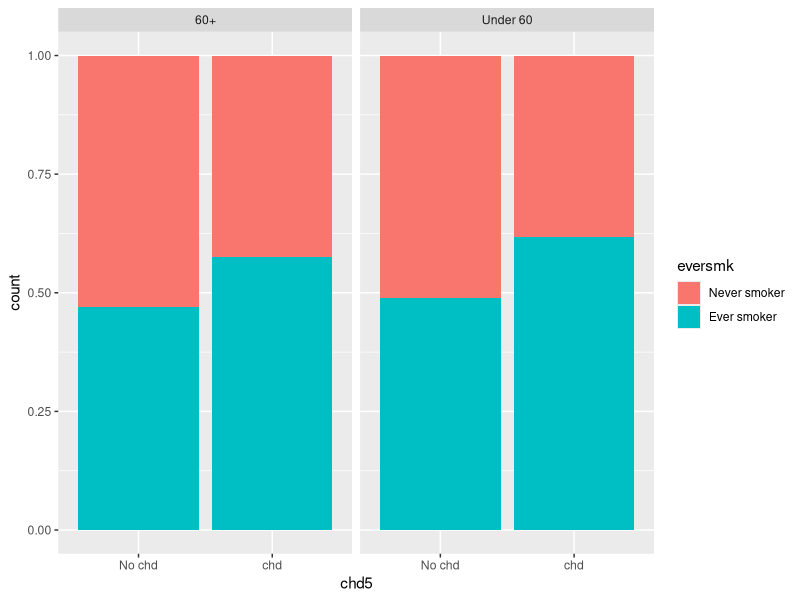
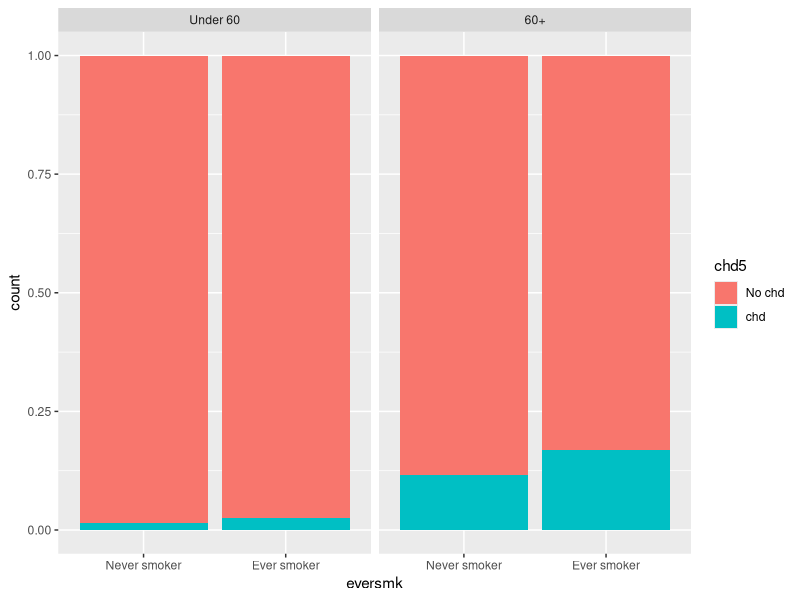
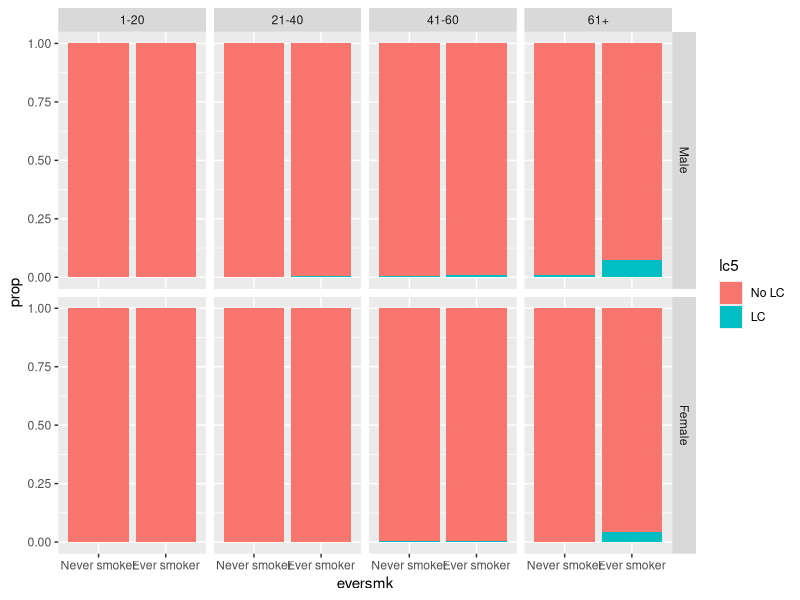
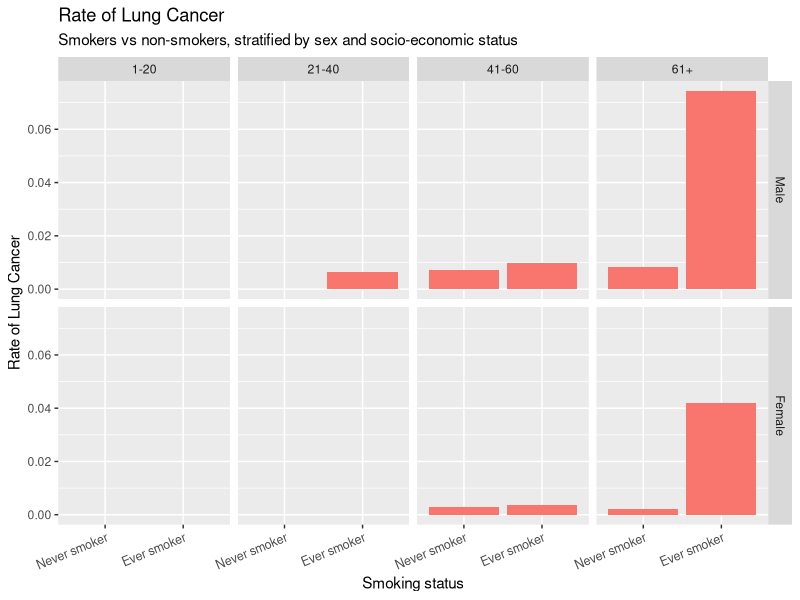
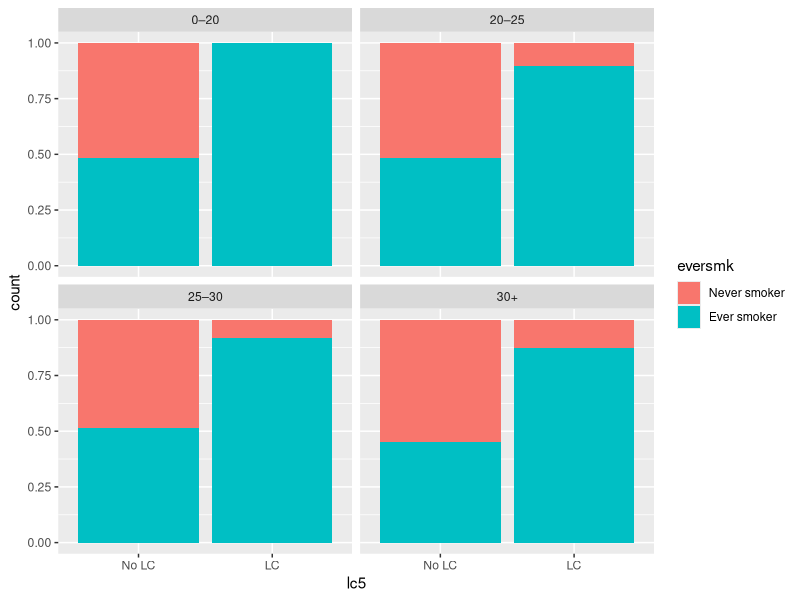
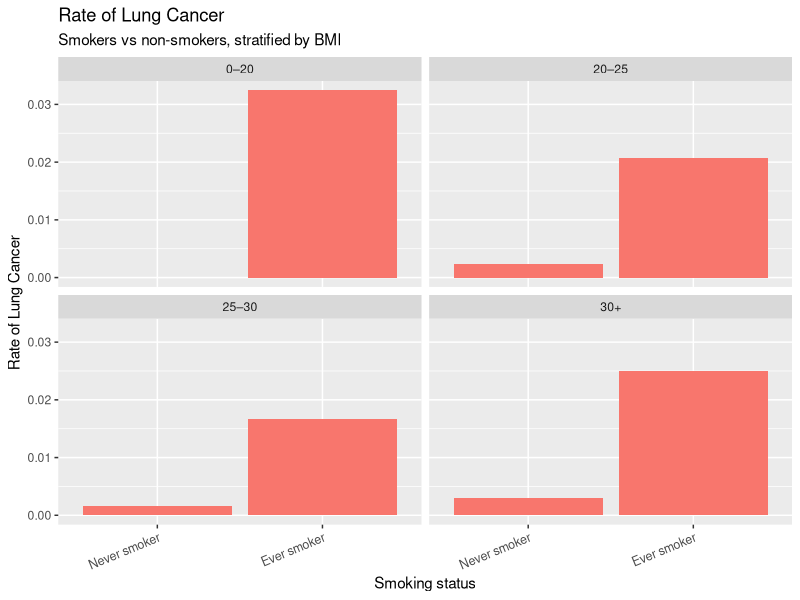
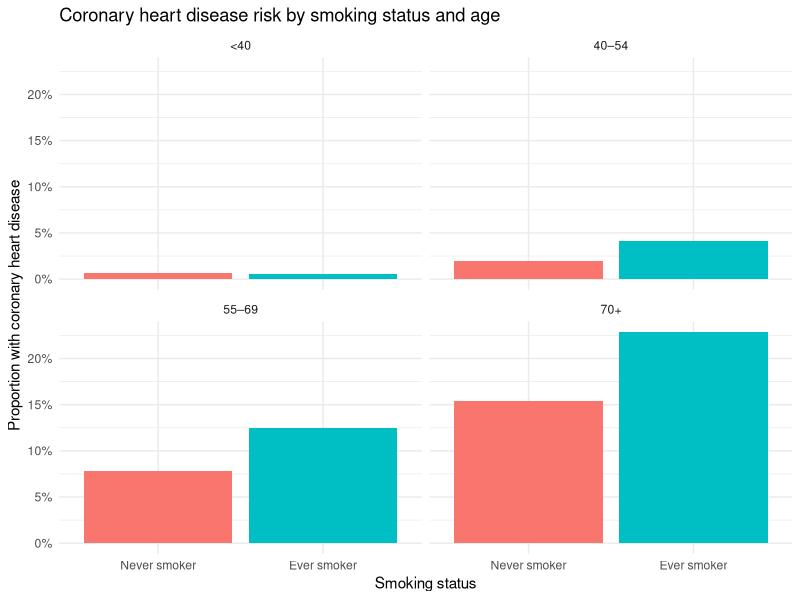
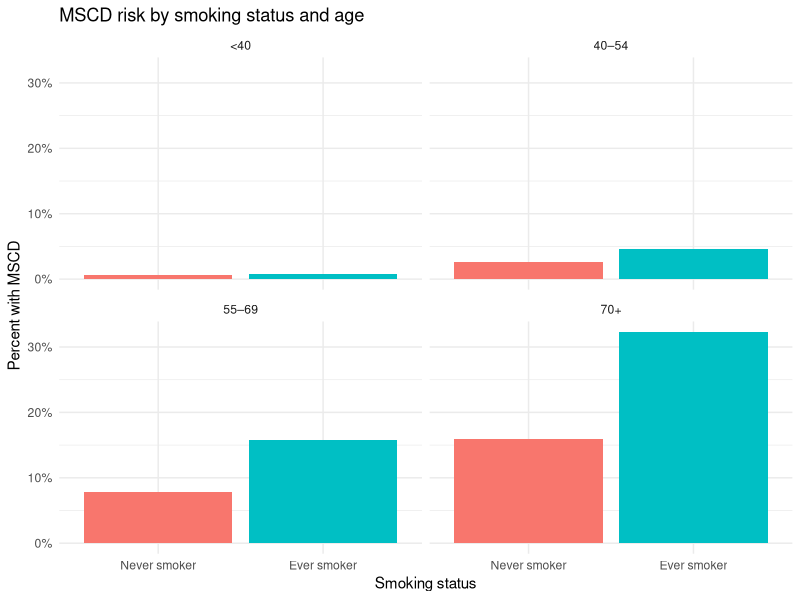

R code for these plots, in order:
## ---- chunk 1
knitr::opts_chunk$set(echo = TRUE, message = FALSE)
## ---- chunk 2
library(tidyverse)  # core group of tidyverse packages
library(kableExtra)  # to make nice tables
## ---- chunk 3
nmes_data <- read_csv("module_1/nmesUNPROC.csv")

### Recode eversmk into Never smoker and Ever smoker and recode chd5 into No chd and chd
nmes_data <- nmes_data %>%
  mutate(eversmk = factor(eversmk, levels = c("0", "1"), labels = c("Never smoker", "Ever smoker")),
chd5 = factor(chd5,levels = c("0", "1"), labels = c("No chd", "chd")),
### Create new column to split individuals in age groups
    age_group = ifelse(age < 60, "Under 60", "60+")
         )

ggplot(data=nmes_data) + geom_bar(mapping = aes(x=chd5, fill=eversmk), position="fill") + facet_wrap(~age_group)

## ---- chunk 4
nmes_data <- read_csv("module_1/nmesUNPROC.csv")

### Recode eversmk into Never smoker and Ever smoker and recode chd5 into No chd and chd
nmes_data <- nmes_data %>%
  mutate(
    eversmk = factor(
      eversmk,
      levels = c("0", "1"),
      labels = c("Never smoker", "Ever smoker")
    ),
    chd5 = factor(
      chd5,
      levels = c("0", "1"),
      labels = c("No chd", "chd")
    ),
    ### Create new column to split individuals in age groups
    age_group = factor(
      ifelse(age < 60, "Under 60", "60+"), 
      levels = c("Under 60", "60+"))
  )

ggplot(data = nmes_data) + 
  geom_bar(mapping = aes(x = eversmk, fill = chd5),
                                    position = "fill") + 
  facet_wrap( ~ age_group)

## ---- chunk 5
nmes_data <- read_csv("module_1/nmesUNPROC.csv")

nmes_data <- nmes_data %>%
  mutate(eversmk = factor(eversmk, 
                          levels = c("0", "1"), 
                          labels = c("Never smoker", "Ever smoker")),
         lc5 = factor(lc5, 
                      levels = c("0", "1"), 
                      labels = c("No LC", "LC")),
         
         female = factor(female, 
                         levels = c("0", "1"), 
                         labels = c("Male", "Female")),
         
         age = cut (age, 
                    breaks = c(0, 20, 40, 60, Inf), 
                    labels = c("1-20", "21-40", "41-60", "61+"))

         )


my_table <- nmes_data %>%
  count(age, female, lc5, eversmk) %>%
  group_by(age, female, eversmk) %>%
  mutate(prop = n/sum(n))

my_table

ggplot(data = my_table) + 
  geom_bar(aes(x = eversmk, y = prop, fill = lc5), stat = "identity", position = "stack") +
  facet_grid(female ~ age)

## ---- chunk 6

my_table <- nmes_data %>%
  count(age, female, lc5, eversmk, .drop = FALSE) %>%
  group_by(age, female, eversmk) %>%
  mutate(prop = n/sum(n))


my_table %>%
  filter(lc5 == "LC") %>%
  ggplot() + 
  geom_bar(aes(x = eversmk, y = prop, fill = lc5), stat = "identity", position = "stack") +
  facet_grid(female ~ age) +   
  labs(
    title = "Rate of Lung Cancer",
    subtitle = "Smokers vs non-smokers, stratified by sex and socio-economic status",
    x = "Smoking status",
    y = "Rate of Lung Cancer") +
  guides(fill="none") +
  theme(axis.text.x = element_text(angle = 22.5,
                                   hjust = 1,
                                   size = 9))


## ---- chunk 7
nmes_data <- read_csv("module_1/nmesUNPROC.csv")

nmes_data <- nmes_data %>%
  filter(bmi > 0) %>%
  mutate(
    eversmk = factor(eversmk, levels = c(0, 1), labels = c("Never smoker", "Ever smoker")),
    lc5     = factor(lc5,     levels = c(0, 1), labels = c("No LC", "LC")),
    bmi_cat = case_when(
      bmi < 20                ~ "0–20",
      bmi >= 20 & bmi < 25    ~ "20–25",
      bmi >= 25 & bmi < 30    ~ "25–30",
      bmi >= 30               ~ "30+",
    ),
    bmi_cat = factor(bmi_cat, levels = c("0–20", "20–25", "25–30", "30+"))
  ) %>%
  filter(!is.na(bmi_cat))

ggplot(nmes_data) +
  geom_bar(aes(x = lc5, fill = eversmk), position = "fill") +
  facet_wrap(~ bmi_cat) 

## ---- chunk 8
my_table <- nmes_data %>%
  count(bmi_cat, eversmk, lc5, .drop = FALSE) %>%
  group_by(bmi_cat, eversmk) %>%
  mutate(prop = n/sum(n))


my_table %>%
  filter(lc5 == "LC") %>%
  ggplot() + 
  geom_bar(aes(x = eversmk, y = prop, fill = lc5), stat = "identity", position = "stack") +
  facet_wrap(~bmi_cat) +   
  labs(
    title = "Rate of Lung Cancer",
    subtitle = "Smokers vs non-smokers, stratified by BMI",
    x = "Smoking status",
    y = "Rate of Lung Cancer") +
  guides(fill="none") +
  theme(axis.text.x = element_text(angle = 22.5,
                                   hjust = 1,
                                   size = 9))



## ---- chunk 9
nmes_data <- read_csv("module_1/nmesUNPROC.csv")

nmes_data <- nmes_data %>%
  mutate(
    smoker = factor(
      if_else(eversmk == 1, "Ever smoker", "Never smoker"),
      levels = c("Never smoker", "Ever smoker")
    ),
    chd = chd5
  )

### Create age groups to compare smokers and non-smokers of similar age

nmes_data <- nmes_data %>%
  mutate(
    age_group = cut(
      age,
      breaks = c(0, 40, 55, 70, Inf),
      labels = c("<40", "40–54", "55–69", "70+")
    )
  )

plot_data <- nmes_data %>%
  group_by(age_group, smoker) %>%
  summarize(
    disease_risk = mean(chd, na.rm = TRUE),
    .groups = "drop" #ungroup the data after summarizing
  )

### Plot coronary heart disease risk by smoking status, stratified by age

ggplot(plot_data, aes(x = smoker, y = disease_risk, fill = smoker)) +
  geom_col(position = "dodge") +
  facet_wrap(~ age_group) +
  scale_y_continuous(labels = scales::percent_format(accuracy = 1)) +
  labs(
    title = "Coronary heart disease risk by smoking status and age",
    x = "Smoking status",
    y = "Proportion with coronary heart disease"
  ) +
  theme_minimal() +
  theme(legend.position = "none")

## ---- chunk 10

nmes_data <- read_csv("module_1/nmesUNPROC.csv")

nmes_data <- nmes_data %>%
  mutate(
    smoker = factor(eversmk,
      levels = c("0", "1"),
      labels = c("Never smoker", "Ever smoker")),
    age_group = cut(
      age,
      breaks = c(0, 40, 55, 70, Inf),
      labels = c("<40", "40–54", "55–69", "70+")
    )
)

### Create age groups to compare smokers and non-smokers of similar age


plot_data <- nmes_data %>%
  group_by(age_group, smoker) %>%
  summarize(
    disease_risk = mean(chd5 | lc5, na.rm = TRUE),
    .groups = "drop" #ungroup the data after summarizing
  )

### Plot MSCD risk by smoking status, stratified by age

ggplot(plot_data, aes(x = smoker, y = disease_risk, fill = smoker)) +
  geom_col(position = "dodge") +
  facet_wrap(~ age_group) +
  scale_y_continuous(labels = scales::percent_format(accuracy = 1)) +
  labs(
    title = "MSCD risk by smoking status and age",
    x = "Smoking status",
    y = "Percent with MSCD"
  ) +
  theme_minimal() +
  theme(legend.position = "none")

## ---- chunk 11
nmes_data <- read_csv("module_1/nmesUNPROC.csv")

nmes_data <- nmes_data %>%
  mutate(educate = factor(educate,
                    levels = c("1", "2", "3", "4"),
                    labels = c("College graduate", "Some college", "HS Grad", "Other")),
         female = factor(female, 
                         levels = c("0", "1"),
                         labels = c("Male", "Female")),
         eversmk = factor(eversmk, 
                          levels = c("0", "1"), 
                          labels = c("Never smoker", "Ever smoker")),
         lc5 = factor(lc5, 
                      levels = c("0", "1"), 
                      labels = c("No LC", "LC")),
         poor = factor(poor,
                       levels = c("0", "1"),
                       labels = c("Not poor", "Poor"))
         )

ggplot(data = nmes_data) + 
  geom_bar(mapping = aes(x = lc5, fill = eversmk), position = "fill") +
  facet_grid(female~educate)

## ---- chunk 12
nmes_data <- read_csv("module_1/nmesUNPROC.csv")

nmes_data <- nmes_data %>%
  mutate(educate = factor(educate,
                    levels = c("1", "2", "3", "4"),
                    labels = c("College Grad", "Some college", "HS Grad", "Other")),
         female = factor(female, 
                         levels = c("0", "1"),
                         labels = c("Male", "Female")),
         eversmk = factor(eversmk, 
                          levels = c("0", "1"), 
                          labels = c("Never smoker", "Ever smoker")),
         lc5 = factor(lc5, 
                      levels = c("0", "1"), 
                      labels = c("No LC", "LC")),
         poor = factor(poor,
                       levels = c("0", "1"),
                       labels = c("Not poor", "Poor"))
         )

my_table <- nmes_data %>%
  count(eversmk, lc5, educate, female) %>%
  group_by(eversmk, educate, female) %>%
  mutate(prop = n/sum(n)) 

my_table %>%
  filter(lc5 == "LC") %>%
  ggplot() + 
  geom_bar(mapping = aes(x = eversmk, y = prop), stat = "identity") +
  facet_grid(female~educate)  +   
  labs(
    title = "Rate of Lung Cancer",
    subtitle = "Smokers vs non-smokers, stratified by sex and education",
    x = "Smoking status",
    y = "Rate of Lung Cancer") +
  guides(fill="none") +
  theme(axis.text.x = element_text(angle = 22.5,
                                   hjust = 1,
                                   size = 9))


## ---- chunk 13
nmes_data <- read_csv("module_1/nmesUNPROC.csv")

nmes_data <- nmes_data %>%
  mutate(eversmk = factor(eversmk, 
                          levels = c("0", "1"), 
                          labels = c("Never smoker", "Ever smoker")),
         lc5 = factor(lc5, 
                      levels = c("0", "1"), 
                      labels = c("No LC", "LC")),
         female = factor(female, 
                         levels = c("0", "1"), 
                         labels = c("Male", "Female")))
# Table stratified by gender
my_table <- nmes_data %>%
  count(lc5, eversmk, female) %>%
  group_by(eversmk, female) %>%
  mutate(prop = n/sum(n)) %>%
  rename(
    "Smoking Status" = eversmk, 
    "Lung Cancer (LC) Status" = lc5,
    "Gender" = female
  )
my_table %>%
  kable(digits = 3) %>%
  kable_styling()

## ---- chunk 14

# Table stratified by gender
my_table <- nmes_data %>%
  count(lc5, eversmk, female) %>%
  group_by(eversmk, female) %>%
  mutate(prop = n/sum(n)) %>%
  filter(lc5 == "LC") %>%
  arrange(female, eversmk)%>%
  rename(
    "Smoking Status" = eversmk, 
    "Lung Cancer (LC) Status" = lc5,
    "Gender" = female
  )
my_table %>%
  kable(digits = 3) %>%
  kable_styling()
